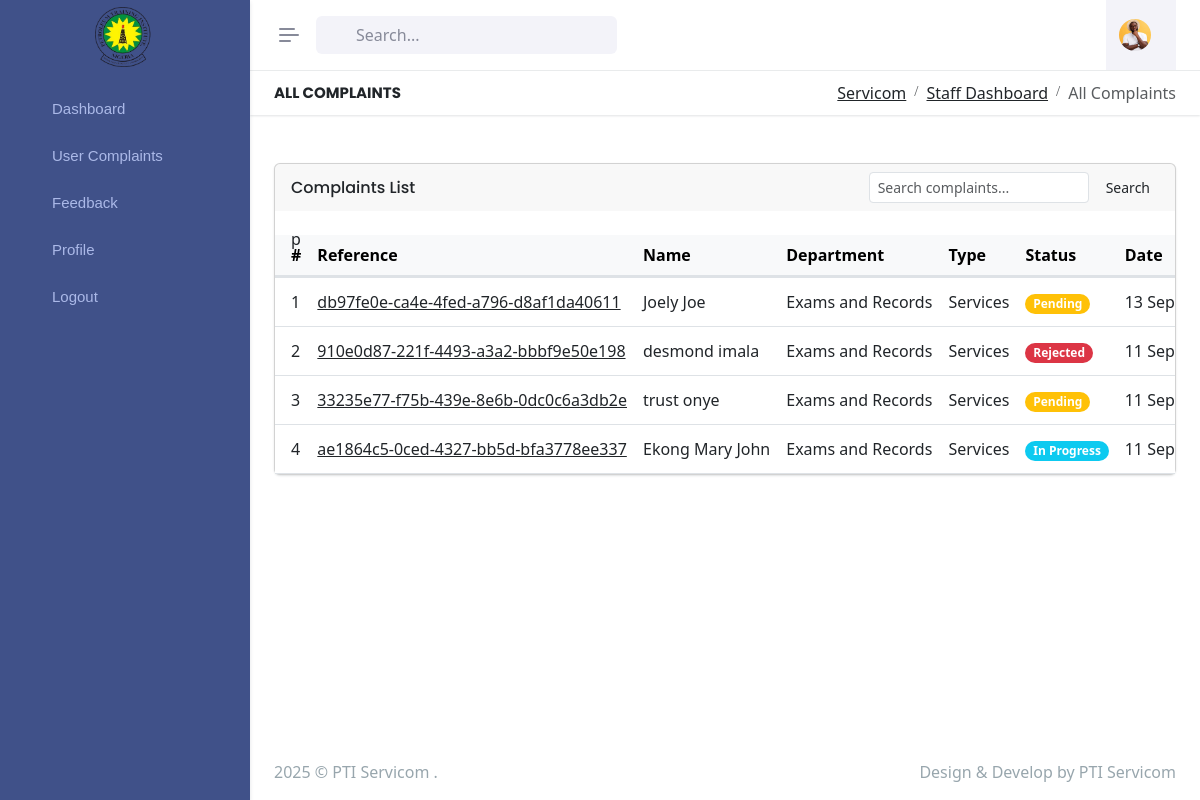
The app's page /staff/complaints/ (signed in) with its own data.
### servicom/models.py (models this page shows, shortened)
class Complaint(models.Model):
    STATUS_CHOICES = [
        ('pending', 'Pending'),
        ('in_progress', 'In Progress'),
        ('resolved', 'Resolved'),
        ('rejected', 'Rejected'),
    ]
    TYPE_CHOICES = [
        ('services', 'Services'),
        ('goods', 'Goods'),
    ]
    reference = models.UUIDField(default=uuid.uuid4, editable=False, unique=True)
    profile = models.ForeignKey(Profile, on_delete=models.SET_NULL, null=True, blank=True)
    type = models.CharField(max_length=100, choices = TYPE_CHOICES, null = True)
    description = models.TextField()
    department = models.ForeignKey(Department, on_delete=models.SET_NULL, null=True, blank=True)
    status = models.CharField(max_length=20, choices=STATUS_CHOICES, default='pending')
    file = models.FileField(upload_to='complaints/', blank=True, null=True)
    resolved_details = models.TextField(null = True, help_text = "Enter the details of how issue was resolved", blank = True)
    created_at = models.DateTimeField(default=timezone.now)
    updated_at = models.DateTimeField(auto_now=True)

class Profile(models.Model):
    user = models.OneToOneField(User, on_delete=models.CASCADE)
    phone_number = models.CharField(max_length=15, blank=True)
    mat_no = models.CharField(max_length=30, blank=True, null = True)
    address = models.TextField(blank=True)
    department = models.ForeignKey(Department, on_delete=models.SET_NULL, null=True, blank=True)
    bio = models.TextField(null = True)
    profile_image = models.ImageField(upload_to = 'profile-image', null = True, blank = True)

class User(AbstractUser):
    ROLE_CHOICES = [
        ('staff', 'Staff/Officer'),
        ('citizen', 'Citizen/User'),
    ]
    role = models.CharField(max_length=20, choices=ROLE_CHOICES, default='citizen')
    email = models.EmailField(unique=True)
    USERNAME_FIELD = 'email'
    REQUIRED_FIELDS = ['username']

class Department(models.Model):
    name = models.CharField(max_length=100, unique=True)
    description = models.TextField(blank=True)
    def __str__(self):
        return self.name

### servicom/views.py (the view)
# urls.py: path('staff/complaints/', views.staff_view_all_complaints, name='staff_view_all_complaints'),
@login_required
def staff_view_all_complaints(request):
    staff_profile = Profile.objects.get(user=request.user)
    complaints = Complaint.objects.filter(department=staff_profile.department).order_by('-created_at')
    total_complaints = Complaint.objects.count()
    pending_complaints = Complaint.objects.filter(status='pending').count()
    in_progress_complaints = Complaint.objects.filter(status='in_progress').count()
    resolved_complaints = Complaint.objects.filter(status='resolved').count()
    staff_profile = Profile.objects.get(user=request.user)
    context = {
        'complaints': complaints,
        'total_complaints': total_complaints,
        'pending_complaints': pending_complaints,
        'in_progress_complaints': in_progress_complaints,
        'resolved_complaints': resolved_complaints,
        'staff_profile': staff_profile
    }
    return render(request, 'dashboard/staff_view_all_complaints.html', context)

### templates/dashboard/staff_view_all_complaints.html (shortened to what this page needs)
{% extends 'dashboard/base.html' %}
{% block content %}
<div class="main-content">
    <div class="page-content">
        <div class="container-fluid">
            <div class="row">
                <div class="col-12">
                    <div class="page-title-box d-sm-flex align-items-center justify-content-between">
                        <h4 class="mb-sm-0">All Complaints</h4>
                        <div class="page-title-right">
                            <ol class="breadcrumb m-0">
                                <li class="breadcrumb-item"><a href="javascript: void(0);">Servicom</a></li>
                                <li class="breadcrumb-item"><a href="{% url 'staff_dashboard' %}">Staff Dashboard</a></li>
                                <li class="breadcrumb-item active">All Complaints</li>
                            </ol>
                        </div>
                    </div>
                </div>
            </div>
            <div class="row mt-4">
                <div class="col-lg-12">
                    <div class="card">
                        <div class="card-header align-items-center d-flex">
                            <h5 class="card-title mb-0 flex-grow-1">Complaints List</h5>
                            <div class="flex-shrink-0">
                                <form method="get" class="d-flex">
                                    <input type="text" class="form-control form-control-sm me-2" placeholder="Search complaints..." name="search">
                                    <button type="submit" class="btn btn-soft-primary btn-sm">Search</button>
                                </form>
                            </div>
                        </div>
                        <div class="card-body">p
                            <div class="table-responsive table-card">
                                <table class="table align-middle table-nowrap mb-0">
                                    <thead class="table-light">
                                        <tr>
                                            <th scope="col" style="width: 50px;">#</th>
                                            <th scope="col">Reference</th>
                                            <th scope="col">Name</th>
                                            <th scope="col">Department</th>
                                            <th scope="col">Type</th>
                                            <th scope="col">Status</th>
                                            <th scope="col">Date</th>
                                        </tr>
                                    </thead>
                                    <tbody>
                                        {% for complaint in complaints %}
                                        <tr>
                                            <td scope="row">{{ forloop.counter }}</td>
                                            <td>
                                                <a href="{% url 'staff_view_complaint' complaint.reference %}" class="text-body fw-medium">{{ complaint.reference }}</a>
                                            </td>
                                            <td>{{ complaint.profile.user.first_name }} {{ complaint.profile.user.last_name }}</td>
                                            <td>{{ complaint.department }}</td>
                                            <td>{{ complaint.get_type_display }}</td>
                                            <td>
                                                <span class="badge {% if complaint.status == 'pending' %}bg-warning{% elif complaint.status == 'in_progress' %}bg-info{% elif complaint.status == 'resolved' %}bg-success{% else %}bg-danger{% endif %} rounded-pill">{{ complaint.get_status_display }}</span>
                                            </td>
                                            <td>{{ complaint.created_at|date:"d M, Y" }}</td>
                                        </tr>
                                        {% empty %}
                                        <tr>
                                            <td colspan="7" class="text-center">No complaints found</td>
                                        </tr>
                                        {% endfor %}
                                    </tbody>
                                </table>
                            </div>
                        </div>
                    </div>
                </div>
            </div>
        </div>
    </div>
</div>
{% endblock %}

### records on screen
Complaint: reference "db97fe0e-ca4e-4fed-a796-d8af1da40611", profile.user.first_name "Joely", profile.user.last_name "Joe", department "Exams and Records", type "Services", status "Pending", created_at "13…"
Complaint: reference "910e0d87-221f-4493-a3a2-bbbf9e50e198", profile.user.first_name "desmond", profile.user.last_name "imala", department "Exams and Records", type "Services", status "Rejected", created_at "11…"
Complaint: reference "33235e77-f75b-439e-8e6b-0dc0c6a3db2e", profile.user.first_name "trust", profile.user.last_name "onye", department "Exams and Records", type "Services", status "Pending", created_at "11…"
Complaint: reference "ae1864c5-0ced-4327-bb5d-bfa3778ee337", profile.user.first_name "Ekong", profile.user.last_name "Mary John", department "Exams and Records", type "Services", status "In Progress", created_at "11…"
